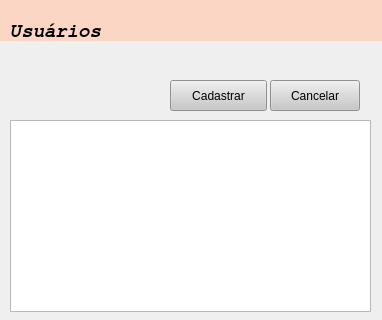
<?xml version="1.0" encoding="UTF-8"?>
<ui version="4.0">
 <class>Form</class>
 <widget class="QWidget" name="Form">
  <property name="geometry">
   <rect>
    <x>0</x>
    <y>0</y>
    <width>382</width>
    <height>320</height>
   </rect>
  </property>
  <property name="windowTitle">
   <string>Form</string>
  </property>
  <widget class="QLabel" name="label">
   <property name="geometry">
    <rect>
     <x>320</x>
     <y>0</y>
     <width>61</width>
     <height>61</height>
    </rect>
   </property>
   <property name="styleSheet">
    <string notr="true">image: url(:/img/img/icons8-administrator-male.svg);</string>
   </property>
   <property name="text">
    <string/>
   </property>
  </widget>
  <widget class="QLabel" name="label_3">
   <property name="geometry">
    <rect>
     <x>10</x>
     <y>20</y>
     <width>221</width>
     <height>21</height>
    </rect>
   </property>
   <property name="font">
    <font>
     <family>FreeMono</family>
     <pointsize>14</pointsize>
     <weight>75</weight>
     <italic>true</italic>
     <bold>true</bold>
    </font>
   </property>
   <property name="styleSheet">
    <string notr="true"/>
   </property>
   <property name="text">
    <string>Usuários</string>
   </property>
  </widget>
  <widget class="QLabel" name="label_6">
   <property name="geometry">
    <rect>
     <x>0</x>
     <y>0</y>
     <width>658</width>
     <height>41</height>
    </rect>
   </property>
   <property name="styleSheet">
    <string notr="true">background-color:  rgba(255, 207, 183, 200);</string>
   </property>
   <property name="text">
    <string/>
   </property>
  </widget>
  <widget class="QTableWidget" name="tableWidget">
   <property name="geometry">
    <rect>
     <x>10</x>
     <y>120</y>
     <width>361</width>
     <height>192</height>
    </rect>
   </property>
   <property name="editTriggers">
    <set>QAbstractItemView::NoEditTriggers</set>
   </property>
   <property name="tabKeyNavigation">
    <bool>false</bool>
   </property>
   <property name="showDropIndicator" stdset="0">
    <bool>false</bool>
   </property>
   <property name="dragDropOverwriteMode">
    <bool>false</bool>
   </property>
  </widget>
  <widget class="QPushButton" name="pushButton_2">
   <property name="geometry">
    <rect>
     <x>270</x>
     <y>80</y>
     <width>90</width>
     <height>31</height>
    </rect>
   </property>
   <property name="styleSheet">
    <string notr="true">background-color:   rgb(200,200,200);</string>
   </property>
   <property name="text">
    <string>Cancelar</string>
   </property>
   <property name="icon">
    <iconset resource="recursos.qrc">
     <normaloff>:/img/img/icons8-cancelar.svg</normaloff>:/img/img/icons8-cancelar.svg</iconset>
   </property>
  </widget>
  <widget class="QPushButton" name="pushButton">
   <property name="geometry">
    <rect>
     <x>170</x>
     <y>80</y>
     <width>97</width>
     <height>31</height>
    </rect>
   </property>
   <property name="styleSheet">
    <string notr="true">image: url(:/img/img/icons8-ok-filled.svg);
background-color:   rgb(200,200,200);</string>
   </property>
   <property name="text">
    <string>Cadastrar</string>
   </property>
   <property name="icon">
    <iconset resource="recursos.qrc">
     <normaloff>:/img/img/icons8-ok-filled.svg</normaloff>:/img/img/icons8-ok-filled.svg</iconset>
   </property>
  </widget>
  <zorder>label_6</zorder>
  <zorder>label</zorder>
  <zorder>label_3</zorder>
  <zorder>tableWidget</zorder>
  <zorder>pushButton_2</zorder>
  <zorder>pushButton</zorder>
 </widget>
 <resources>
  <include location="recursos.qrc"/>
 </resources>
 <connections/>
</ui>
